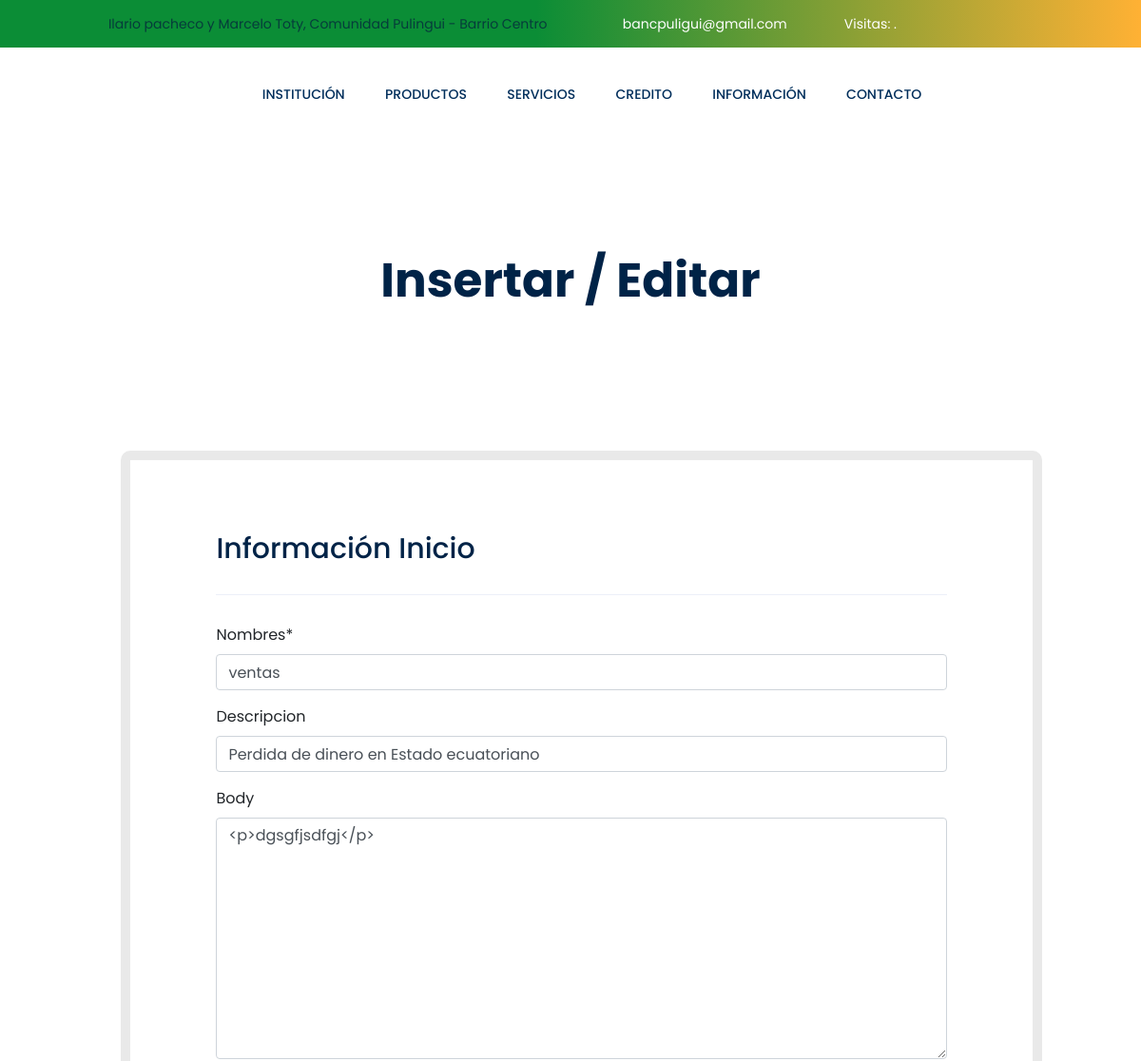
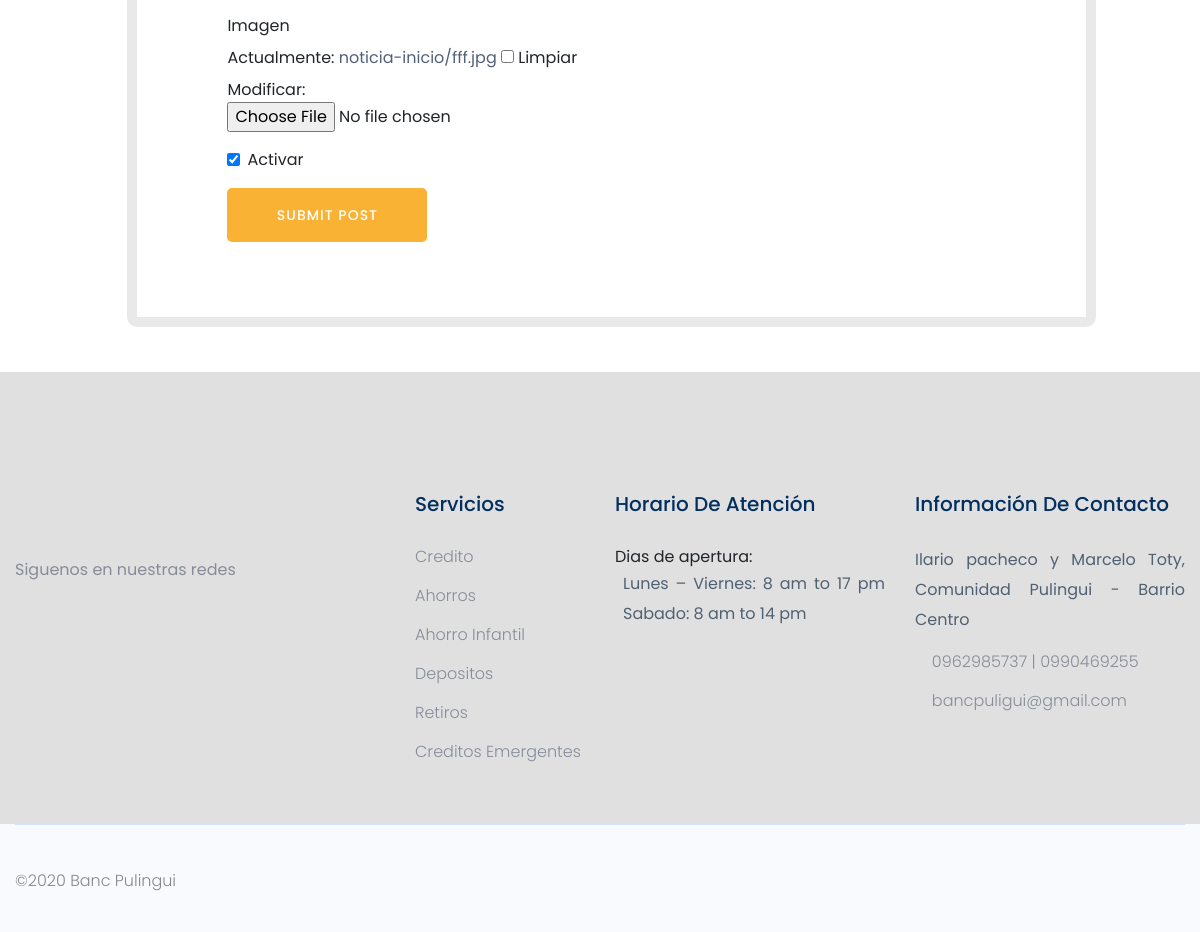
The app's page /editar-informacion/3 (signed in) with its own data (2 pictures, top to bottom).
### app/models.py (models this page shows, shortened)
class NoticiaInicio(models.Model):
	name = models.CharField('Nombres',max_length=200)
	description = models.CharField('Descripcion', max_length=200, null=True, blank=True)
	body = RichTextUploadingField('Contenido', null=True,blank=True)
	image = models.ImageField('Imagen',null=True,blank=True, upload_to='noticia-inicio', default='placeholder.png')
	date = models.DateField(auto_now_add=True)
	active = models.BooleanField('Activar', default=False)

### app/views.py (the view)
@login_required(login_url='home')
def editarInformacion(request, pk):
    post = NoticiaInicio.objects.get(id=pk)
    form = NoticiaMainForm(instance=post)
    if request.method == 'POST':
        form = NoticiaMainForm(request.POST, request.FILES, instance=post)
        if form.is_valid():
            form.save()
        return redirect ('home')
    context = {'form':form}
    return render (request, 'noticiainicio/create.html',context)

### app/forms.py
class NoticiaMainForm(ModelForm):
    class Meta:
        model = NoticiaInicio
        fields = '__all__'

### templates/noticiainicio/create.html (shortened to what this page needs)
{% extends 'index.html' %} {% load static %} {% load crispy_forms_tags %} {% block container %}
<div class="slider-area">
  <div
    class="single-slider slider-height2 d-flex align-items-center"
    data-background="{% static 'assets/img/hero/serv.jpg' %}"
  >
    <div class="container">
      <div class="row">
        <div class="col-xl-12">
          <div class="hero-cap text-center">
            <h2 style="color: rgb(0, 35, 71);">Insertar / Editar</h2>
          </div>
        </div>
      </div>
    </div>
  </div>
</div>
<section class="about_area section_gap">
  <div class="container">
    <div class="row h_blog_item" style="justify-content: center;">
      <div class="col-lg-10">
        <div class="h_blog_text">
          <div class="h_blog_text_inner left right">
            <h4>Información Inicio</h4>
            <hr />
            <div class="main-container">
                <form action="" method="POST" enctype="multipart/form-data">
                    {{form|crispy}}
                    <input class="btn btn-primary" type="submit" value="Submit Post">
                </form>
            </div>
          </div>
        </div>
      </div>
    </div>
  </div>
</section>
{% endblock container %}

### templates/noticiainicio/create.html (style rules this page uses)
a { color:rgba(4, 24, 61, 0.685); }
.section_gap { padding: 25px 0; }
.h_blog_item .h_blog_text { padding-top: 0px; padding-bottom: 20px; }
.h_blog_item .h_blog_text .h_blog_text_inner { background: #fff; padding: 75px 90px; border-radius: 10px; }
.h_blog_item .h_blog_text .h_blog_text_inner.left { position: relative; z-index: 2; }
.h_blog_item .h_blog_text .h_blog_text_inner.right { margin-left: -104px; position: relative; z-index: 1; border: 10px solid #e9e9e9; }
.h_blog_item .h_blog_text .h_blog_text_inner h4 { color: #002347; font-size: 30px; margin-bottom: 15px; }
.h_blog_item { margin-left: 7em; }

### records on screen
NoticiaInicio: name "ventas", description "Perdida de dinero en Estado ecuatoriano", body "<p>dgsgfjsdfgj</p>", active "☑"
